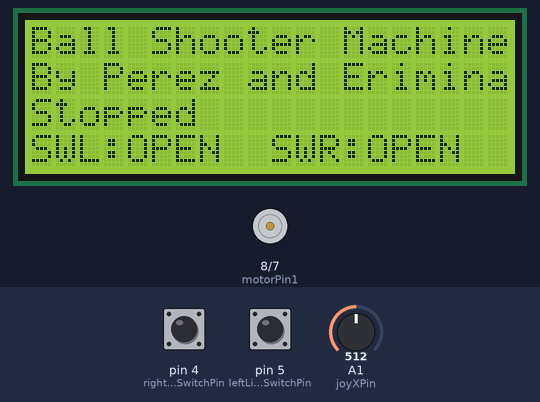
The sketch below on a simulated Arduino Uno, built with avr-gcc and run on an emulated ATmega328P. On the bench: 20×4 character LCD, motor-driver pin pairs drawn as motors (green arrow = first pin HIGH = forward, orange = second pin HIGH = backward, longer = more drive, scaled by the enable pin). The test bench sets the inputs (shaded band); at power-on: A1 (joyXPin) = 512, pin 4 (rightLimitSwitchPin) HIGH, pin 5 (leftLimitSwitchPin) HIGH. What the sketch prints to the serial monitor is not drawn.

Above: at 1.3 s.
1.4 s: A1 (joyXPin) set to 499
4.4 s: A1 (joyXPin) set to 474
At 5.6 s:
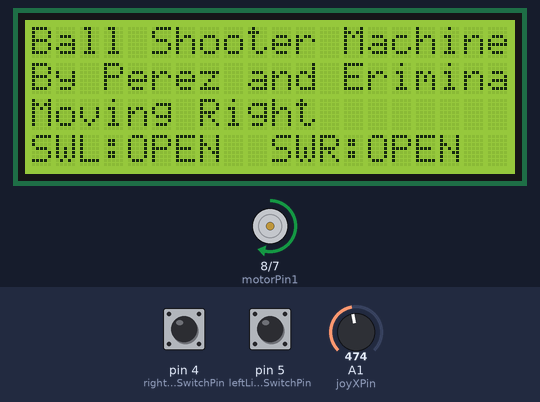
5.9 s: pin 4 (rightLimitSwitchPin) pulled LOW for 0.15 s
At 6.9 s:
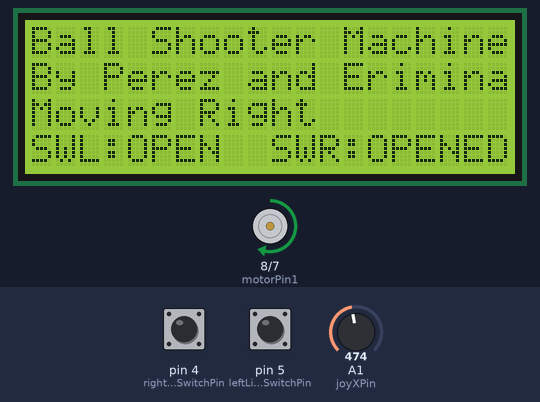
7.6 s: pin 5 (leftLimitSwitchPin) pulled LOW for 0.15 s
At 7.76 s:
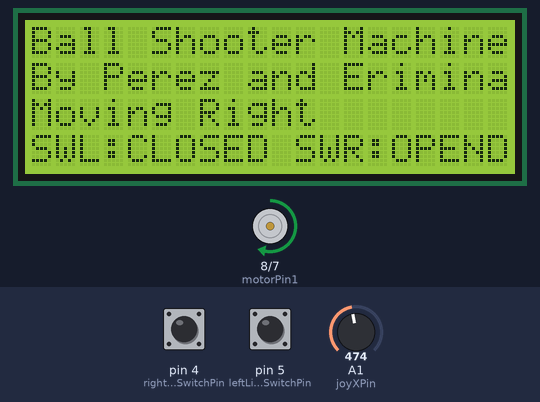
9.3 s: A1 (joyXPin) set to 716
At 10.5 s:
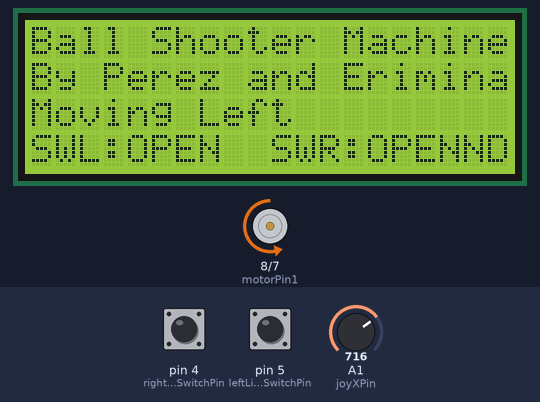
10.8 s: pin 4 (rightLimitSwitchPin) pulled LOW for 1 s
At 11.4 s:
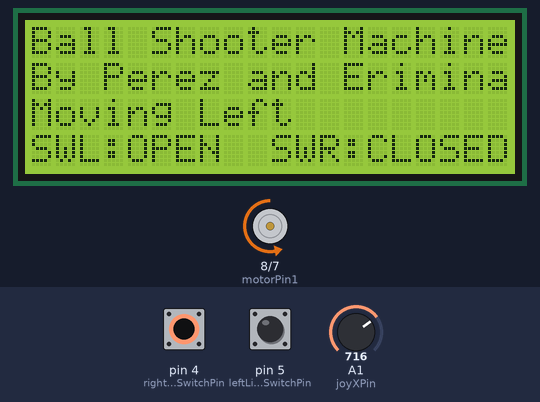
Timing chart, 0 to 13.8 s (numbered marks = the images above; inputs shaded):
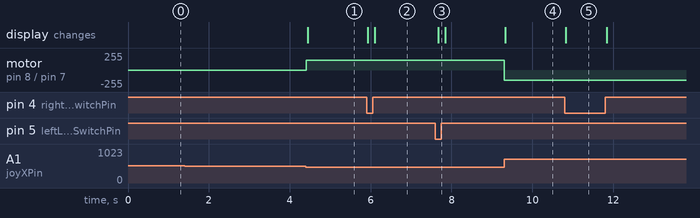

The sketch:

CYNTHIAPEREZ_LIMIT.ino
```cpp
#include <Wire.h>
#include <LiquidCrystal_I2C.h>

// Define motor control pins
const int motorPin1 = 8;        // Connect to one terminal of the motor
const int motorPin2 = 7;        // Connect to the other terminal of the motor
const int enablePin = 6;        // Connect to the enable pin of the motor driver

// Define joystick pins
const int joyXPin = A1;         // Connect X-axis of joystick to analog pin A0

// Define limit switch pins
const int leftLimitSwitchPin = 5;   // Connect to limit switch for left end
const int rightLimitSwitchPin = 4;  // Connect to limit switch for right end

// Define joystick thresholds
const int joyThreshold = 20;    // Adjust as needed

// Define variables to store motor speed and direction
int motorSpeed = 0;             // Initial speed is 0
int motorDirection = 0;         // Initial direction is stopped

// Initialize LCD
LiquidCrystal_I2C lcd(0x27, 20, 4);

void setup() {
  // Set motor control pins as outputs
  pinMode(motorPin1, OUTPUT);
  pinMode(motorPin2, OUTPUT);
  pinMode(enablePin, OUTPUT);

  // Set limit switch pins as inputs with pullup resistors
  pinMode(leftLimitSwitchPin, INPUT_PULLUP);
  pinMode(rightLimitSwitchPin, INPUT_PULLUP);

  // Initialize serial communication
  Serial.begin(9600);

  // Initialize LCD
  lcd.init();
  lcd.backlight();
  lcd.setCursor(0, 0);
  lcd.print("Ball Shooter Machine");
  lcd.setCursor(0, 1);
  lcd.print("By Perez and Erimina");
}

void loop() {
  // Read joystick value
  int joyX = analogRead(joyXPin);

  // Check if joystick moved left
  if (joyX < (512 - joyThreshold)) {
    // Check if not at left limit
    if (digitalRead(leftLimitSwitchPin) == HIGH) {
      // Set motor direction to left
      motorDirection = -1;
    }
  }
  // Check if joystick moved right
  else if (joyX > (512 + joyThreshold)) {
    // Check if not at right limit
    if (digitalRead(rightLimitSwitchPin) == HIGH) {
      // Set motor direction to right
      motorDirection = 1;
    }
  }
  // Joystick centered, stop the motor
  else {
    motorDirection = 0;
  }

  // Update motor speed based on direction
  if (motorDirection != 0) {
    // Set motor to move in the determined direction
    if (motorDirection == -1) {
      digitalWrite(motorPin1, HIGH);
      digitalWrite(motorPin2, LOW);
    } else {
      digitalWrite(motorPin1, LOW);
      digitalWrite(motorPin2, HIGH);
    }
    // Set the motor speed (PWM) using analogWrite
    analogWrite(enablePin, 150); // Set your desired speed here (0-255)
  } else {
    // Stop the motor
    digitalWrite(motorPin1, LOW);
    digitalWrite(motorPin2, LOW);
    analogWrite(enablePin, 0); // Set speed to 0 to stop the motor
  }

  // Update LCD display
  lcd.setCursor(0, 2);
  if (motorDirection == 1) {
    lcd.print("Moving Left    ");
  } else if (motorDirection == -1) {
    lcd.print("Moving Right   ");
  } else {
    lcd.print("Stopped        ");
  }

  // Display limit switch status on the fourth row of the LCD
  lcd.setCursor(0, 3);
   lcd.print(digitalRead(leftLimitSwitchPin) == HIGH ? "SWL:OPEN " : "SWL:CLOSED");
  lcd.print(" ");
  lcd.print(digitalRead(rightLimitSwitchPin) == HIGH ? "SWR:OPEN" : "SWR:CLOSED");

  // Print joystick value and motor status (for debugging)
  Serial.print("JoyX: ");
  Serial.print(joyX);
  Serial.print(" Motor Direction: ");
  Serial.print(motorDirection);
  Serial.print(" Limit Switches - Left: ");
  Serial.print(digitalRead(leftLimitSwitchPin));
  Serial.print(" Right: ");
  Serial.println(digitalRead(rightLimitSwitchPin));

  // Add a short delay to avoid reading the joystick too quickly
  delay(50);
}
```

Measured:
- the behaviour switches between 492 and 491 on A1 (joyXPin) (found by bisection; images 0 and 1)
- after the input at 1.4 s, every drawn part: stays the same
- after the input at 4.4 s, motor on pin 8 (motorPin1) / pin 7 (motorPin2): stopped → forward 150/255 at once; the display: changes at once (image 1)
- after the input at 5.9 s, the display: first changes at once (image 2 shows a later state)
- after the input at 7.6 s, the display: changes after 0.08 s (image 3)
- after the input at 9.3 s, motor on pin 8 (motorPin1) / pin 7 (motorPin2): forward 150/255 → backward 150/255 at once; the display: changes at once (image 4)
- after the input at 10.8 s, the display: changes at once (image 5)
